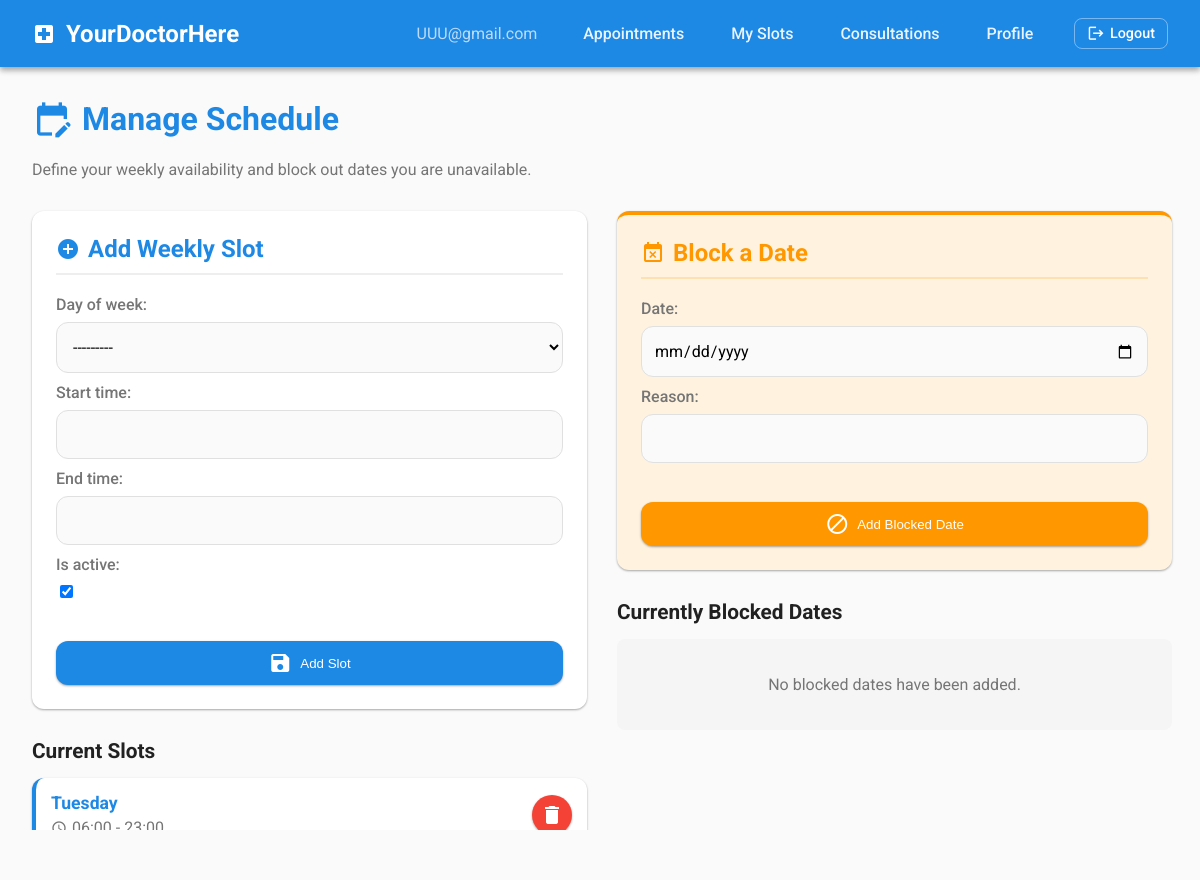
The page /medical/slots/ (signed in) on the database its author committed.
### users/models.py (models this page shows)
class User(AbstractUser):
    username = None
    email = models.EmailField(unique=True)
    entity = models.CharField(choices=Entity.choices, default=Entity.PATIENT)
    is_active = models.BooleanField(default=True)
    is_email_verified = models.BooleanField(default=False)
    USERNAME_FIELD = 'email'
    REQUIRED_FIELDS = ['entity']
    objects = UserManager()

### medical/models.py (models this page shows, shortened)
class WeeklySlot(models.Model):
    DAY_CHOICES = [
        (0, 'Monday'), (1, 'Tuesday'), (2, 'Wednesday'),
        (3, 'Thursday'), (4, 'Friday'), (5, 'Saturday'), (6, 'Sunday'),
    ]
    doctor = models.ForeignKey(
        'users.Doctor',
        on_delete=models.CASCADE,
        related_name='weekly_slots'
    )
    day_of_week = models.IntegerField(choices=DAY_CHOICES)
    start_time = models.TimeField()
    end_time = models.TimeField()
    is_active = models.BooleanField(default=True)
    class Meta:
        unique_together = ('doctor', 'day_of_week', 'start_time')
        ordering = ['day_of_week', 'start_time']

### medical/views.py (the view)
# urls.py: path('slots/', views.my_slots, name='my_slots'),
@login_required
def my_slots(request):
    if request.user.entity != entities.DOCTOR:
        messages.error(request, "Only doctors can manage weekly slots.")
        return redirect('home')
    doctor = _current_doctor(request.user)
    slots = WeeklySlot.objects.filter(doctor=doctor).order_by('day_of_week', 'start_time')
    blocked_dates = BlockedDate.objects.filter(doctor=doctor).order_by('date')
    return render(request, 'medical/my_slots.html', {
        'doctor': doctor,
        'slots': slots,
        'blocked_dates': blocked_dates,
        'form': WeeklySlotForm(),
        'blocked_date_form': BlockedDateForm(),
    })

### medical/forms.py (shortened to what this page needs)
class WeeklySlotForm(forms.ModelForm):
    class Meta:
        model = WeeklySlot
        fields = ['day_of_week', 'start_time', 'end_time', 'is_active']

class BlockedDateForm(forms.ModelForm):
    class Meta:
        model = BlockedDate
        fields = ['date', 'reason']
        widgets = {
            'date': forms.DateInput(attrs={'type': 'date'}),
        }

### medical/views.py (called while the page is built)
def _current_doctor(user):
    return Doctor.objects.filter(user=user).first()

### medical/templates/medical/my_slots.html (shortened to what this page needs)
{% extends 'base.html' %}
{% block content %}
<div style="margin-bottom: 2rem;">
    <h1 style="color: var(--primary-blue); display: flex; align-items: center; gap: 10px;">
        <span class="material-icons" style="font-size: 2.5rem;">edit_calendar</span>
        Manage Schedule
    </h1>
    <p style="color: var(--text-secondary);">Define your weekly availability and block out dates you are unavailable.</p>
</div>
<div style="display: flex; gap: 30px; flex-wrap: wrap;">
    <div style="flex: 1; min-width: 300px;">
        <div class="card" style="margin-bottom: 30px;">
            <h2 style="margin-top: 0; color: var(--primary-blue); display: flex; align-items: center; gap: 8px; font-size: 1.5rem; border-bottom: 2px solid #eee; padding-bottom: 10px;">
                <span class="material-icons">add_circle</span> Add Weekly Slot
            </h2>
            <form method="post" action="{% url 'add_slot' %}">
                <div class="form-group" style="display: flex; flex-direction: column; gap: 10px;">
                    {{ form.as_div }}
                </div>
                <button type="submit" class="btn btn-primary" style="width: 100%; margin-top: 15px;">
                    <span class="material-icons">save</span> Add Slot
                </button>
            </form>
        </div>
        <h2 style="font-size: 1.3rem; margin-bottom: 15px; color: var(--text-primary);">Current Slots</h2>
        {% if slots %}
            <div style="display: flex; flex-direction: column; gap: 10px;">
            {% for slot in slots %}
                <div class="card" style="padding: 15px; margin-bottom: 0; display: flex; justify-content: space-between; align-items: center; border-left: 4px solid var(--primary-blue);">
                    <div>
                        <strong style="font-size: 1.1rem; color: var(--primary-blue);">{{ slot.get_day_of_week_display }}</strong><br>
                        <span style="color: var(--text-secondary); display: flex; align-items: center; gap: 5px; margin-top: 5px;">
                            <span class="material-icons" style="font-size: 1rem;">schedule</span> {{ slot.start_time|time:"H:i" }} - {{ slot.end_time|time:"H:i" }}
                        </span>
                    </div>
                    <form method="post" action="{% url 'delete_slot' slot_id=slot.id %}" onsubmit="return confirm('Are you sure you want to delete this slot?');">
                        <button type="submit" class="btn btn-danger" style="padding: 8px; border-radius: 50%; min-width: auto; height: 40px; width: 40px;" title="Delete Slot">
                            <span class="material-icons" style="margin: 0;">delete</span>
                        </button>
                    </form>
                </div>
            {% endfor %}
            </div>
        {% else %}
            <div style="background-color: #f5f5f5; padding: 20px; border-radius: 8px; text-align: center; color: var(--text-secondary);">
                <p>No weekly slots have been added yet.</p>
            </div>
        {% endif %}
    </div>
    <div style="flex: 1; min-width: 300px;">
        <div class="card" style="margin-bottom: 30px; background-color: #FFF3E0; border-top: 4px solid var(--warning-color);">
            <h2 style="margin-top: 0; color: var(--warning-color); display: flex; align-items: center; gap: 8px; font-size: 1.5rem; border-bottom: 2px solid #FFE0B2; padding-bottom: 10px;">
                <span class="material-icons">event_busy</span> Block a Date
            </h2>
            <form method="post" action="{% url 'add_blocked_date' %}">
                <div class="form-group" style="display: flex; flex-direction: column; gap: 10px;">
                    {{ blocked_date_form.as_div }}
                </div>
                <button type="submit" class="btn btn-accent" style="width: 100%; margin-top: 15px; background-color: var(--warning-color);">
                    <span class="material-icons">block</span> Add Blocked Date
                </button>
            </form>
        </div>
        <h2 style="font-size: 1.3rem; margin-bottom: 15px; color: var(--text-primary);">Currently Blocked Dates</h2>
        {% if blocked_dates %}
            <div style="display: flex; flex-direction: column; gap: 10px;">
            {% for blocked_date in blocked_dates %}
                <div class="card" style="padding: 15px; margin-bottom: 0; display: flex; justify-content: space-between; align-items: center; border-left: 4px solid var(--warning-color);">
                    <div>
                        <strong style="font-size: 1.1rem;">{{ blocked_date.date }}</strong><br>
                        {% if blocked_date.reason %}
                            <span style="color: var(--text-secondary); font-size: 0.9rem;">{{ blocked_date.reason }}</span>
                        {% else %}
                            <span style="color: #999; font-size: 0.9rem; font-style: italic;">No reason provided</span>
                        {% endif %}
                    </div>
                    <form method="post" action="{% url 'delete_blocked_date' blocked_date_id=blocked_date.id %}">
                        {% csrf_token %}
                        <button type="submit" class="btn btn-secondary" style="padding: 8px; border-radius: 50%; min-width: auto; height: 40px; width: 40px; color: var(--warning-color); border-color: var(--warning-color);" title="Remove Blocked Date">
                            <span class="material-icons" style="margin: 0;">remove_circle_outline</span>
                        </button>
                    </form>
                </div>
            {% endfor %}
            </div>
        {% else %}
            <div style="background-color: #f5f5f5; padding: 20px; border-radius: 8px; text-align: center; color: var(--text-secondary);">
                <p>No blocked dates have been added.</p>
            </div>
        {% endif %}
    </div>
</div>
{% endblock %}

### templates/base.html (shortened to what this page needs)
{% load static %}
<!DOCTYPE html>
<html lang="en">
<head>
    <link rel="stylesheet" href="{% static 'css/style.css' %}">
</head>
<body>
    <header class="navbar">
        <a href="{% url 'home' %}" class="navbar-brand">
            <span class="material-icons">local_hospital</span>
            YourDoctorHere
        </a>
        <nav class="navbar-nav">
            {% if user.is_authenticated %}
                <span style="color: rgba(255,255,255,0.7); margin-right: 15px;">
                    {{ user.email }}
                </span>
                {% if user.entity == 'Patient' %}
                    <a href="{% url 'medical_doctor_directory' %}">Find Doctors</a>
                    <a href="{% url 'my_appointments' %}">Appointments</a>
                    <a href="{% url 'my_history' %}">History</a>
                    <a href="{% url 'patient_profile' user.patient.uuid %}">Profile</a>
                {% elif user.entity == 'Doctor' %}
                    <a href="{% url 'my_appointments' %}">Appointments</a>
                    <a href="{% url 'my_slots' %}">My Slots</a>
                    <a href="{% url 'my_history' %}">Consultations</a>
                    <a href="{% url 'doctor_profile' user.doctor.uuid %}">Profile</a>
                {% endif %}
                <a href="{% url 'logout' %}" style="margin-left: 10px; font-size: 0.9rem; padding: 6px 12px; border: 1px solid rgba(255,255,255,0.4); color: white; display: flex; align-items: center; gap: 5px; background: none; border-radius: 8px; text-decoration: none; transition: all 0.3s;">
                    <span class="material-icons" style="font-size: 1.1rem;">logout</span> Logout
                </a>
            {% else %}
                <a href="{% url 'login' %}">Login</a>
                <a href="{% url 'registration' %}">Register</a>
            {% endif %}
        </nav>
    </header>
    <main class="container">
        {% block content %}{% endblock %}
    </main>
</body>
</html>

### static/css/style.css (style rules this page uses)
:root { --primary-blue: #1E88E5; --secondary-blue: #0288D1; --accent-purple: #8E24AA; --bg-color: #FAFAFA; --text-primary: #212121; --text-secondary: #757575; --surface-color: #FFFFFF; --border-radius: 12px; --shadow-elevation-1: 0 1px 3px rgba(0,0,0,0.12), 0 1px 2px rgba(0,0,0,0.24); --shadow-elevation-2: 0 3px 6px rgba(0,0,0,0.16), 0 3px 6px rgba(0,0,0,0.23); --shadow-elevation-3: 0 10px 20px rgba(0,0,0,0.19), 0 6px 6px rgba(0,0,0,0.23); --transition-speed: 0.3s; --success-color: #4CAF50; --error-color: #F44336; --info-color: #2196F3; --warning-color: #FF9800; }
body { font-family: 'Roboto', 'Inter', sans-serif; background-color: var(--bg-color); color: var(--text-primary); margin: 0; padding: 0; min-height: 100vh; display: flex; flex-direction: column; }
.navbar { background-color: var(--primary-blue); color: white; box-shadow: var(--shadow-elevation-2); padding: 1rem 2rem; display: flex; justify-content: space-between; align-items: center; }
.navbar-brand { color: white; text-decoration: none; font-size: 1.5rem; font-weight: bold; display: flex; align-items: center; gap: 10px; }
.navbar-nav { display: flex; gap: 15px; align-items: center; }
.navbar-nav a { color: rgba(255, 255, 255, 0.9); text-decoration: none; font-weight: 500; padding: 8px 16px; border-radius: var(--border-radius); transition: background-color var(--transition-speed); }
.container { max-width: 1400px; width: 95%; margin: 0 auto; padding: 2rem; flex-grow: 1; animation: fadeIn 0.4s ease-out forwards; }
h1, h2, h3, h4, h5, h6 { color: var(--text-primary); margin-top: 0; }
a { color: var(--secondary-blue); text-decoration: none; transition: color var(--transition-speed); }
.card { background-color: var(--surface-color); border-radius: var(--border-radius); box-shadow: var(--shadow-elevation-1); padding: 1.5rem; margin-bottom: 1.5rem; transition: box-shadow var(--transition-speed), transform var(--transition-speed); }
.btn { display: inline-flex; align-items: center; justify-content: center; padding: 10px 20px; border: none; border-radius: var(--border-radius); font-weight: 500; cursor: pointer; text-decoration: none; transition: background-color var(--transition-speed), transform 0.1s, box-shadow var(--transition-speed); box-shadow: var(--shadow-elevation-1); gap: 8px; }
.btn-primary { background-color: var(--primary-blue); color: white; }
.btn-accent { background-color: var(--accent-purple); color: white; }
.btn-danger { background-color: var(--error-color); color: white; }
.form-group { margin-bottom: 1.5rem; }
label { display: block; margin-bottom: 0.5rem; color: var(--text-secondary); font-weight: 500; }
input[type="text"], input[type="email"], input[type="password"], input[type="number"], input[type="date"], input[type="time"], select, textarea { width: 100%; padding: 14px 12px; border: 1px solid #e0e0e0; border-radius: var(--border-radius); font-family: inherit; font-size: 1rem; transition: all var(--transition-speed); box-sizing: border-box; background-color: var(--bg-color); }

### rows shown on the page
User: email "UUU@gmail.com"
WeeklySlot: day_of_week "Tuesday", start_time "06:00", end_time "23:00"
